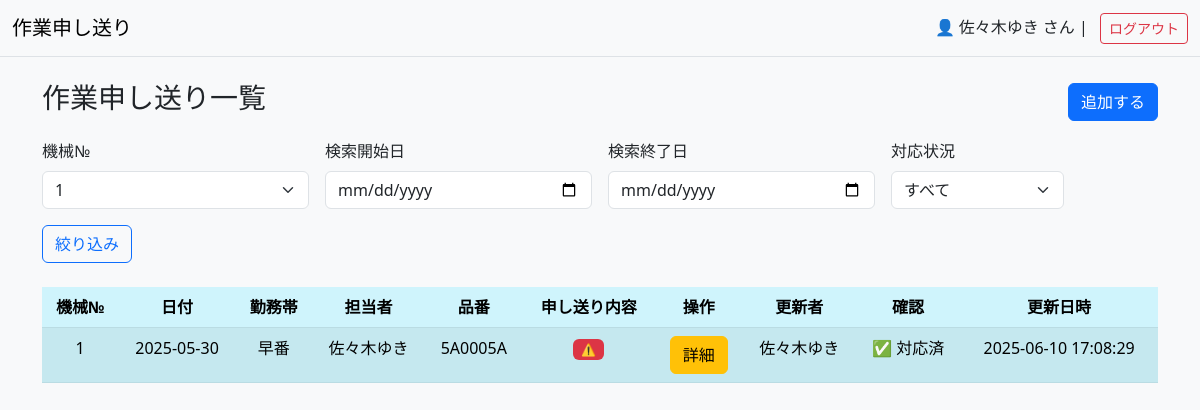
/?machine_no=1 (signed in), run on the app's committed database.
### tables this page shows
CREATE TABLE work_notes (
        id INTEGER PRIMARY KEY AUTOINCREMENT,
        machine_no TEXT NOT NULL,           -- 機械番号
        date DATE NOT NULL,                 -- 日付
        shift TEXT NOT NULL,                -- 勤務帯（例：早番、遅番など）
        operator TEXT NOT NULL,             -- 担当者
        product_no TEXT NOT NULL,           -- 品番
        note TEXT NOT NULL,                 -- 申し送り内容
        created_at TIMESTAMP DEFAULT CURRENT_TIMESTAMP,
        updated_at TIMESTAMP DEFAULT CURRENT_TIMESTAMP
    , additional_note TEXT, updated_by TEXT, updater TEXT, resolved BOOLEAN DEFAULT 0, status TEXT DEFAULT 'no_issue', resolved_by TEXT);

### app.py (the view)
@app.route("/", methods=["GET", "POST"])
def index():
    if "user_id" not in session:
        return redirect(url_for("login"))
    if request.method == "POST":
        machine_no = request.form["machine_no"]
        date = request.form["date"]
        shift = request.form["shift"]
        operator = session.get("name")  # ログイン中のユーザー名を担当者として記録
        product_no = request.form["product_no"]
        note = request.form["note"]
        updater = session.get("name")
        database3.add_work_note(machine_no, date, shift, operator, product_no, note, updater)
        return redirect(url_for("index"))
    else:
        machine_no = request.args.get("machine_no")
        start_date = request.args.get("start_date")
        end_date = request.args.get("end_date")
        resolved_str = request.args.get("resolved")
        resolved = int(resolved_str) if resolved_str in ["0", "1"] else None
        work_notes = database3.get_filtered_work_notes(machine_no, start_date, end_date, resolved)
        machine_nos = database3.get_machine_nos()  # ← 機械№一覧
        return render_template("index.html", work_notes=work_notes, machine_nos=machine_nos)

### database3.py (called while the page is built)
def get_connection_db():
    conn = sqlite3.connect("todo.db")
    conn.row_factory = sqlite3.Row
    print("ok")
    return conn

def get_machine_nos():
    conn = get_connection_db()
    c = conn.cursor()
    c.execute("SELECT DISTINCT machine_no FROM work_notes ORDER BY machine_no")
    return [row["machine_no"] for row in c.fetchall()]

### templates/index.html (shortened to what this page needs)
{% extends "base.html" %}
{% block content %}
<div class="d-flex justify-content-between align-items-center mb-3">
            <h3>作業申し送り一覧</h3>
            <button class="btn btn-primary" data-bs-toggle="collapse" data-bs-target="#addform">追加する</button>
</div>
<form method="get" class="row g-3 mb-4">
    <div class="col-md-3">
        <label for="machine_no" class="form-label">機械№</label>
        <select name="machine_no" class="form-select">
            {% for i in range(1, 21) %}
            <option value="{{ i }}" {% if request.args.get('machine_no')==(i | string) %}selected{% endif %}>{{ i }}</option>
            {% endfor %}
        </select>
    </div>
    <div class="col-md-3">
        <label for="start_date" class="form-label">検索開始日</label>
        <input type="date" name="start_date" class="form-control" value="{{ request.args.get('start_date', '') }}">
    </div>
    <div class="col-md-3">
        <label for="end_date" class="form-label">検索終了日</label>
        <input type="date" name="end_date" class="form-control" value="{{ request.args.get('end_date', '') }}">
    </div>
    <div class="col-md-2">
        <label for="resolved" class="form-label">対応状況</label>
        <select name="resolved" class="form-select">
            <option value="">すべて</option>
        </select>
    </div>
    <div class="col-md-2">
        <button type="submit" class="btn btn-outline-primary">絞り込み</button>
    </div>
</form>
<table class="table table-striped table-hover text-center table-info">
    <thead>
        <tr>
            <th>機械№</th>
            <th>日付</th>
            <th>勤務帯</th>
            <th>担当者</th>
            <th>品番</th>
            <th>申し送り内容</th>
            <th>操作</th>
            <th>更新者</th>
            <th>確認</th>
            <th>更新日時</th>
        </tr>
    </thead>
    <tbody>
         {% for note in work_notes %}
                <tr>
                    <td>{{ note['machine_no'] }}</td>
                    <td>{{ note['date'] }}</td>
                    <td>{{ note['shift'] }}</td>
                    <td>{{ note['operator'] }}</td>
                    <td>{{ note['product_no'] }}</td>
                    {% set lines = note['note'].split('\n') %}
                    {% set last_note = lines[-1] %}
                    <td style="max-width: 200px; word-break: break-word; white-space: normal;">
                        {% if '問題なし' in last_note %}
                        <span class="badge bg-success">✅ 問題なし</span>
                        {% else %}
                        <span class="badge bg-danger">⚠️ {{ last_note }}</span>
                        {% endif %}
                    </td>
                    <td>
                        <a href="{{ url_for('show', id=note['id']) }}" class="btn btn-warning">詳細</a>
                    </td>
                    <td>{{ note.updater or '-' }}</td>
                    <td>
                        {% if note['resolved'] == 1 %}
                            ✅ 対応済
                        {% elif note['status'] == 'no_issue' %}
                            ✅ 問題なし
                        {% elif note['status'] == 'has_issue' %}
                            ⚠️ 要対応
                        {% else %}
                            -
                        {% endif %}
                    </td>
                    <td>{{ note.updated_at or '-' }}</td>
                </tr>
            {% endfor %}
            </tbody>
        </table>
    </div>
{% endblock %}

### data on the page
work_notes: machine_no "1", date "2025-05-30", shift "早番", operator "佐々木ゆき", product_no "5A0005A", updater "佐々木ゆき", resolved "✅ 対応済", updated_at "2025-06-10 17:08:29"

### other printed values
{{ session.name }} "佐々木ゆき"
form field machine_no "1"
